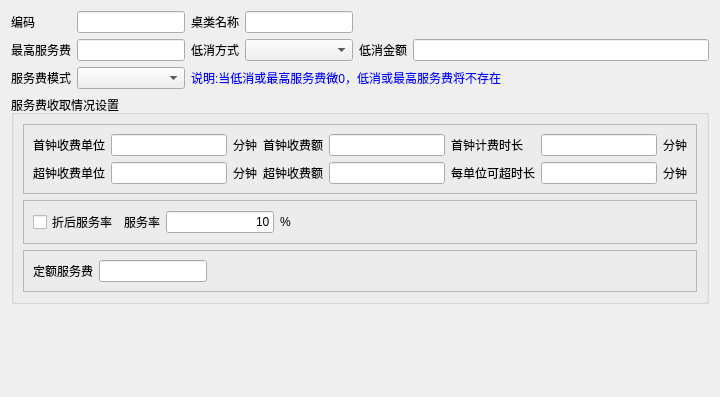
<?xml version="1.0" encoding="UTF-8"?>
<ui version="4.0">
 <class>w_bt_dish_table_tableset_Dialog</class>
 <widget class="QDialog" name="w_bt_dish_table_tableset_Dialog">
  <property name="geometry">
   <rect>
    <x>0</x>
    <y>0</y>
    <width>720</width>
    <height>397</height>
   </rect>
  </property>
  <property name="windowTitle">
   <string>Dialog</string>
  </property>
  <layout class="QVBoxLayout" name="verticalLayout">
   <item>
    <layout class="QGridLayout" name="gridLayout_2">
     <item row="2" column="0" colspan="2">
      <widget class="QLabel" name="label_6">
       <property name="text">
        <string>服务费模式</string>
       </property>
      </widget>
     </item>
     <item row="0" column="4">
      <widget class="QLabel" name="label_3">
       <property name="text">
        <string>桌类名称</string>
       </property>
      </widget>
     </item>
     <item row="0" column="0" colspan="2">
      <widget class="QLabel" name="label">
       <property name="text">
        <string>编码</string>
       </property>
      </widget>
     </item>
     <item row="1" column="4">
      <widget class="QLabel" name="label_2">
       <property name="text">
        <string>低消方式</string>
       </property>
      </widget>
     </item>
     <item row="2" column="4" colspan="5">
      <widget class="QLabel" name="label_7">
       <property name="styleSheet">
        <string notr="true">color:blue;</string>
       </property>
       <property name="text">
        <string>说明:当低消或最高服务费微0，低消或最高服务费将不存在</string>
       </property>
      </widget>
     </item>
     <item row="1" column="0" colspan="2">
      <widget class="QLabel" name="label_4">
       <property name="text">
        <string>最高服务费</string>
       </property>
      </widget>
     </item>
     <item row="1" column="7">
      <widget class="QLabel" name="label_5">
       <property name="text">
        <string>低消金额</string>
       </property>
      </widget>
     </item>
     <item row="1" column="8">
      <widget class="QLineEdit" name="lineEdit_num_lowcost"/>
     </item>
     <item row="0" column="5" colspan="2">
      <widget class="QLineEdit" name="lineEdit_vch_typename"/>
     </item>
     <item row="0" column="2" colspan="2">
      <widget class="QLineEdit" name="lineEdit_ch_typeno"/>
     </item>
     <item row="1" column="2" colspan="2">
      <widget class="QLineEdit" name="lineEdit_num_max_service"/>
     </item>
     <item row="1" column="5" colspan="2">
      <widget class="lds_ComboBox" name="comboBox_ch_low_mode"/>
     </item>
     <item row="2" column="2" colspan="2">
      <widget class="lds_ComboBox" name="comboBox_ch_service_mode"/>
     </item>
    </layout>
   </item>
   <item>
    <widget class="QGroupBox" name="groupBox">
     <property name="title">
      <string>服务费收取情况设置</string>
     </property>
     <layout class="QVBoxLayout" name="verticalLayout_2">
      <item>
       <widget class="QFrame" name="frame_2">
        <property name="frameShape">
         <enum>QFrame::StyledPanel</enum>
        </property>
        <property name="frameShadow">
         <enum>QFrame::Raised</enum>
        </property>
        <layout class="QGridLayout" name="gridLayout">
         <item row="0" column="0">
          <widget class="QLabel" name="label_9">
           <property name="text">
            <string>首钟收费单位</string>
           </property>
          </widget>
         </item>
         <item row="0" column="1">
          <widget class="QLineEdit" name="lineEdit_int_start_minute">
           <property name="text">
            <string/>
           </property>
           <property name="alignment">
            <set>Qt::AlignRight|Qt::AlignTrailing|Qt::AlignVCenter</set>
           </property>
          </widget>
         </item>
         <item row="0" column="2">
          <widget class="QLabel" name="label_12">
           <property name="text">
            <string>分钟</string>
           </property>
          </widget>
         </item>
         <item row="0" column="3">
          <widget class="QLabel" name="label_13">
           <property name="text">
            <string>首钟收费额</string>
           </property>
          </widget>
         </item>
         <item row="0" column="4">
          <widget class="QLineEdit" name="lineEdit_num_start_amount">
           <property name="text">
            <string/>
           </property>
           <property name="alignment">
            <set>Qt::AlignRight|Qt::AlignTrailing|Qt::AlignVCenter</set>
           </property>
          </widget>
         </item>
         <item row="0" column="5">
          <widget class="QLabel" name="label_15">
           <property name="text">
            <string>首钟计费时长</string>
           </property>
          </widget>
         </item>
         <item row="0" column="6">
          <widget class="QLineEdit" name="lineEdit_int_begin_time">
           <property name="text">
            <string/>
           </property>
           <property name="alignment">
            <set>Qt::AlignRight|Qt::AlignTrailing|Qt::AlignVCenter</set>
           </property>
          </widget>
         </item>
         <item row="0" column="7">
          <widget class="QLabel" name="label_17">
           <property name="text">
            <string>分钟</string>
           </property>
          </widget>
         </item>
         <item row="1" column="0">
          <widget class="QLabel" name="label_10">
           <property name="text">
            <string>超钟收费单位</string>
           </property>
          </widget>
         </item>
         <item row="1" column="1">
          <widget class="QLineEdit" name="lineEdit_int_unit_minute">
           <property name="text">
            <string/>
           </property>
           <property name="alignment">
            <set>Qt::AlignRight|Qt::AlignTrailing|Qt::AlignVCenter</set>
           </property>
          </widget>
         </item>
         <item row="1" column="2">
          <widget class="QLabel" name="label_11">
           <property name="text">
            <string>分钟</string>
           </property>
          </widget>
         </item>
         <item row="1" column="3">
          <widget class="QLabel" name="label_14">
           <property name="text">
            <string>超钟收费额</string>
           </property>
          </widget>
         </item>
         <item row="1" column="4">
          <widget class="QLineEdit" name="lineEdit_num_unit_amount">
           <property name="text">
            <string/>
           </property>
           <property name="alignment">
            <set>Qt::AlignRight|Qt::AlignTrailing|Qt::AlignVCenter</set>
           </property>
          </widget>
         </item>
         <item row="1" column="5">
          <widget class="QLabel" name="label_18">
           <property name="text">
            <string>每单位可超时长</string>
           </property>
          </widget>
         </item>
         <item row="1" column="6">
          <widget class="QLineEdit" name="lineEdit_int_over">
           <property name="text">
            <string/>
           </property>
           <property name="alignment">
            <set>Qt::AlignRight|Qt::AlignTrailing|Qt::AlignVCenter</set>
           </property>
          </widget>
         </item>
         <item row="1" column="7">
          <widget class="QLabel" name="label_16">
           <property name="text">
            <string>分钟</string>
           </property>
          </widget>
         </item>
        </layout>
       </widget>
      </item>
      <item>
       <widget class="QFrame" name="frame_3">
        <property name="frameShape">
         <enum>QFrame::StyledPanel</enum>
        </property>
        <property name="frameShadow">
         <enum>QFrame::Raised</enum>
        </property>
        <layout class="QHBoxLayout" name="horizontalLayout_2" stretch="0,0,0,0,1">
         <item>
          <widget class="lds_CheckBox" name="checkBox_ch_serviceflag">
           <property name="text">
            <string>折后服务率</string>
           </property>
          </widget>
         </item>
         <item>
          <widget class="QLabel" name="label_20">
           <property name="text">
            <string>服务率</string>
           </property>
          </widget>
         </item>
         <item>
          <widget class="QLineEdit" name="lineEdit_int_rate">
           <property name="text">
            <string>10</string>
           </property>
           <property name="alignment">
            <set>Qt::AlignRight|Qt::AlignTrailing|Qt::AlignVCenter</set>
           </property>
          </widget>
         </item>
         <item>
          <widget class="QLabel" name="label_19">
           <property name="text">
            <string>%</string>
           </property>
          </widget>
         </item>
         <item>
          <spacer name="horizontalSpacer_2">
           <property name="orientation">
            <enum>Qt::Horizontal</enum>
           </property>
           <property name="sizeHint" stdset="0">
            <size>
             <width>40</width>
             <height>20</height>
            </size>
           </property>
          </spacer>
         </item>
        </layout>
       </widget>
      </item>
      <item>
       <widget class="QFrame" name="frame_4">
        <property name="frameShape">
         <enum>QFrame::StyledPanel</enum>
        </property>
        <property name="frameShadow">
         <enum>QFrame::Raised</enum>
        </property>
        <layout class="QHBoxLayout" name="horizontalLayout_3" stretch="0,0,1">
         <item>
          <widget class="QLabel" name="label_21">
           <property name="text">
            <string>定额服务费</string>
           </property>
          </widget>
         </item>
         <item>
          <widget class="QLineEdit" name="lineEdit_num_ration">
           <property name="text">
            <string/>
           </property>
          </widget>
         </item>
         <item>
          <spacer name="horizontalSpacer">
           <property name="orientation">
            <enum>Qt::Horizontal</enum>
           </property>
           <property name="sizeHint" stdset="0">
            <size>
             <width>40</width>
             <height>20</height>
            </size>
           </property>
          </spacer>
         </item>
        </layout>
       </widget>
      </item>
     </layout>
    </widget>
   </item>
   <item>
    <layout class="QHBoxLayout" name="horizontalLayout_6">
     <item>
      <widget class="QLabel" name="label_record">
       <property name="text">
        <string/>
       </property>
      </widget>
     </item>
     <item>
      <widget class="lds_toolbar" name="widget"/>
     </item>
    </layout>
   </item>
  </layout>
 </widget>
 <customwidgets>
  <customwidget>
   <class>lds_ComboBox</class>
   <extends>QComboBox</extends>
   <header>lds_combobox.h</header>
  </customwidget>
  <customwidget>
   <class>lds_toolbar</class>
   <extends>QFrame</extends>
   <header>lds_toolbar.h</header>
   <container>1</container>
  </customwidget>
  <customwidget>
   <class>lds_CheckBox</class>
   <extends>QCheckBox</extends>
   <header>lds_checkbox.h</header>
  </customwidget>
 </customwidgets>
 <resources/>
 <connections/>
</ui>
